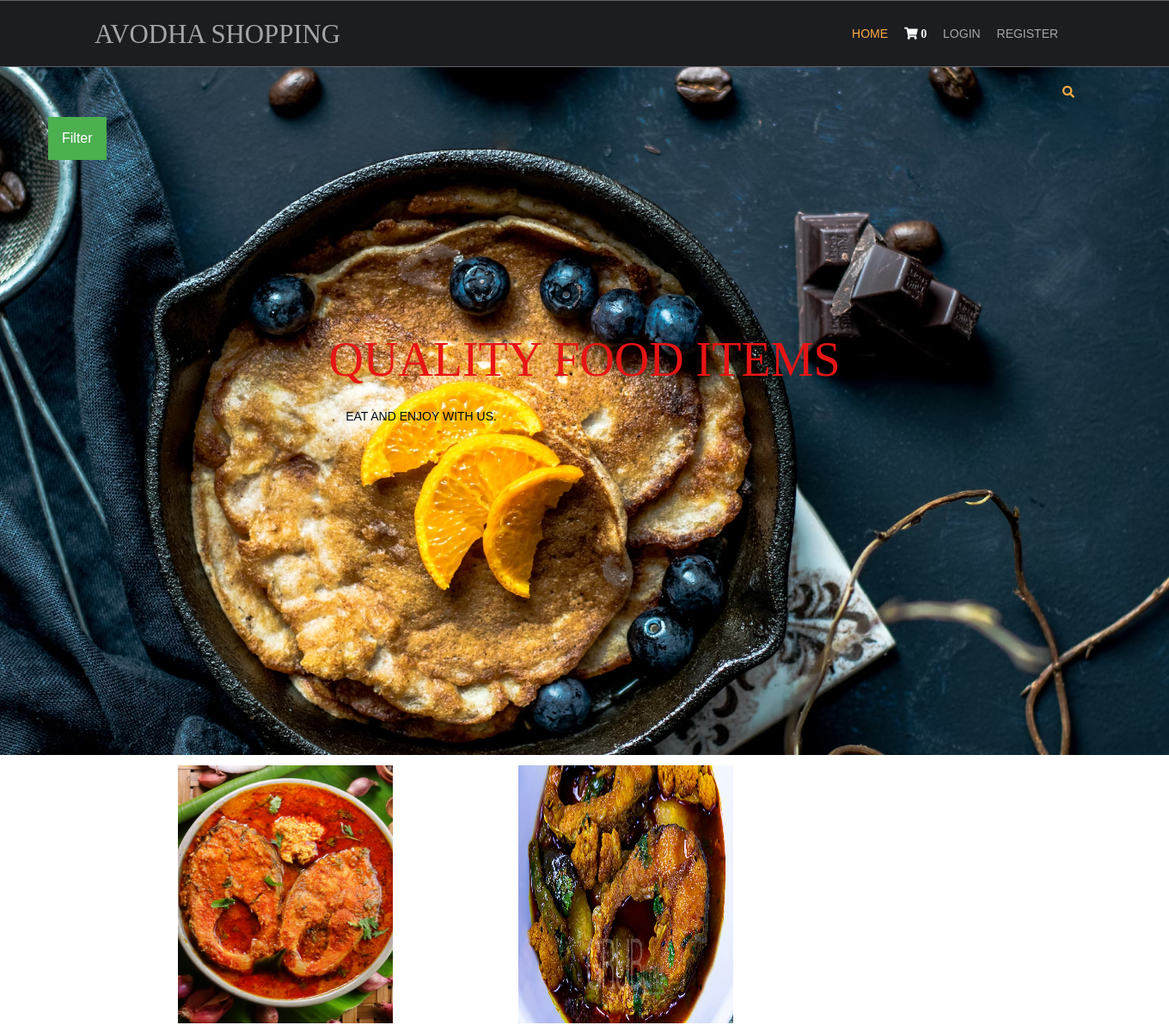
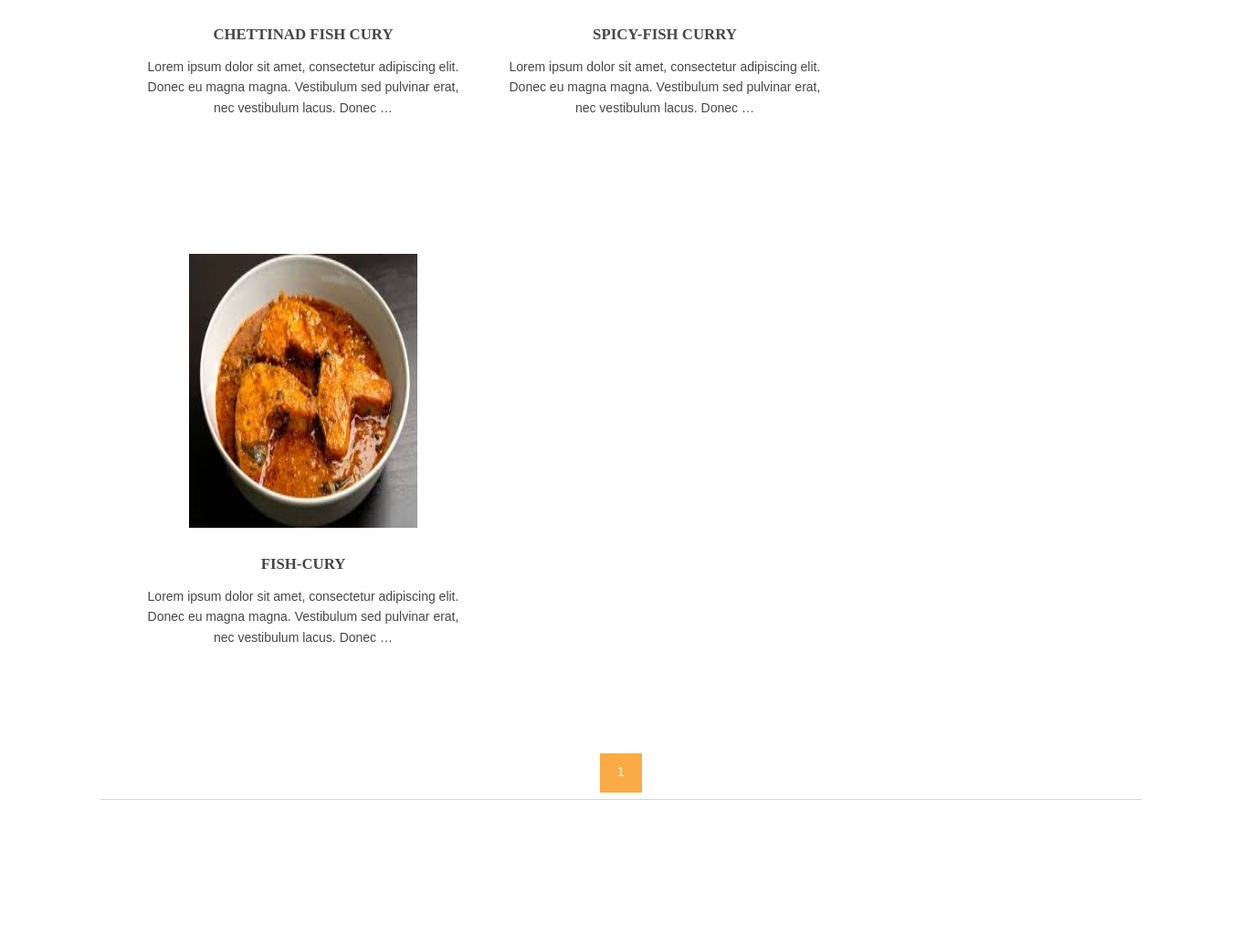
Page /fish-recipes/ on the committed database (2 pictures, top to bottom).
### shop/models.py (models this page shows, shortened)
class products(models.Model):
    name=models.CharField(max_length=150,unique=True)
    slug=models.SlugField(max_length=250,unique=True)
    img=models.ImageField(upload_to='product')
    desc=models.TextField()
    stock=models.IntegerField()
    available=models.BooleanField()
    price=models.IntegerField()
    category=models.ForeignKey(categ,on_delete=models.CASCADE)
    def get_url(self):
        return reverse('details',args=[self.category.slug,self.slug])

### shop/views.py (the view)
# urls.py: 2. Add a URL to urlpatterns:  path('', views.home, name='home')
def home(request,c_slug=None):
    c_page=None
    prodt=None
    if c_slug!=None:
        c_page=get_object_or_404(categ,slug=c_slug)
        prodt=products.objects.filter(category=c_page,available=True)
    else:
        prodt=products.objects.all().filter(available=True)
    cat=categ.objects.all()
    paginator=Paginator(prodt,6)
    try:
        page=int(request.GET.get('page',1))
    except:
        page=1
    try:
        pro=paginator.page(page)
    except(EmptyPage,InvalidPage):
        pro=paginator.page(paginator.num_pages)
    return render(request,'index.html',{'pr':prodt,'ct':cat,'pg':pro})

### cart/context_processor.py (called while the page is built)
def count(request):
    item_count=0;
    if 'admin' in request.path:
        return{}
    else:
        try:
            ct=cartlist.objects.filter(cart_id=c_id(request))
            cti=items.objects.all().filter(cart=ct[:1])
            for c in cti:
                item_count+=c.quan
        except cartlist.ObjectDoesNotExist:
            item_count=0
        return dict(itc=item_count)

### cart/views.py (called while the page is built)
def c_id(request):
    ct_id=request.session.session_key
    if not ct_id:
        ct_id=request.session.create()
    return ct_id

### shop/models.py (called while the page is built)
    def get_url(self):
        return reverse('prod_cat',args=[self.slug])

### templates/index.html (shortened to what this page needs)
{% extends 'base.html' %}
{% load static %}
{% block content %}
<html lang="">
<head>
<link href="{% static 'hm/layout/styles/layout.css' %}" rel="stylesheet" type="text/css" media="all">
</head>
<body id="top">
<div class="abcd"  style="background-image:url({% static 'hm/images/demo/backgrounds/bc.jpg' %});">
  <div class="wrapper row0">
    <div id="topbar" class="hoc clear">
      <div class="fl_right">
        <ul class="nospace">
          <li id="searchform">
          </li>
        </ul>
    </div>
   </div>
<div class="dropdown">
  <button class="dropbtn">Filter</button>
</div>
    </div>
  <div id="pageintro" class="hoc clear">
    <article>
      <h2 class="heading" style="color: rgb(231, 21, 21);">Quality food items</h2>
      <p style="color: rgb(1, 9, 20); text-align: left;">EAT AND ENJOY WITH US.</p>
    </article>
  </div>
</div>
<div class="wrapper row3">
  <main class="hoc container clear">
    <section id="introblocks">
      <ul class="nospace group btmspace-80">
        {% for i in pg.object_list %}
        <li class="one_third">
          <figure><br>
            <br>
            <br>
            <br>
            <br>
            <a class="imgover" href="{{i.get_url}}"><img src="{{i.img.url}}" alt="" style="height:300;width:250;"></a>
            <figcaption>
              <h6 class="heading">{{i.name}}</h6>
              <p>{{i.desc | truncatewords:20}}</p>
              <br>
            </figcaption>
          </figure>
        </li>
{% endfor %}
      </ul>
    </section>
    <center>
       {% for p in pg.paginator.page_range %}
  <a href="?page={{p}}" class="btn btn-light btn-sun {% if pg.number == p %}active{% endif %}">{{p}}</a>
{% endfor %}
    </center>
    <hr class="btmspace-80">
  </main>
</div>
</body>
</html>
{% endblock %}

### static/hm/layout/styles/layout.css (style rules this page uses)
#topbar { padding:20px 0; font-size:.8rem; text-transform:uppercase; }
#topbar ul li { display:inline-block; margin-right:15px; }
#topbar ul li:last-child { margin-right:0; padding-right:0; border-right:none; }
#topbar #searchform { position:relative; line-height:1; z-index:9999; }
#topbar #searchform::after { display:block; height:18px; line-height:18px; padding:0; font-family:"Font Awesome\ 5 Free"; font-weight:900; font-size:1rem; content:"\f002"; }
#topbar #searchform ::placeholder { text-transform:capitalize; }
#pageintro { padding:200px 0 300px; }
#pageintro article, #pageintro article p { display:block; max-width:75%; margin:0 auto; text-align:center; }
#pageintro article p { max-width:65%; line-height:2rem; }
#pageintro .heading { margin-bottom:20px; font-size:4rem; }
.container { padding:80px 0; }
#introblocks { display:block; position:relative; margin:-180px 0 0 0; z-index:1; text-align:center; }
#introblocks figure figcaption { display:block; padding:30px 0 0 0; text-align:center; }
#introblocks figure figcaption .heading { font-size:1.2rem; font-weight:700; margin-bottom:0; }
*, *::before, *::after { transition:all .3s ease-in-out; }
body { color:#A5A6AA; background-color:#1C1D21; }
a { color:#FBAB45; }
hr, .borderedbox { border-color:#D7D7D7; }
.btn, .btn.inverse:hover { color:#FFFFFF; background-color:#FBAB45; border-color:#FBAB45; }
.imgover, .imgover:hover::after { color:#FFFFFF; }
.row3 { color:#474747; background-color:#FFFFFF; }
#topbar #searchform { color:#FBAB45; }
#pageintro { color:#FFFFFF; }
@media screen and (min-width:1140px) { .hoc { max-width:1140px; } }

### static/hm/layout/styles/framework.css (style rules this page uses)
html { overflow-y:scroll; overflow-x:hidden; }
html, body { margin:0; padding:0; font-size:14px; line-height:1.6em; }
*, *::before, *::after { box-sizing:border-box; }
.nospace { margin:0; padding:0; list-style:none; }
.btn { display:inline-block; padding:8px 18px 10px; text-transform:uppercase; border:1px solid; }
.clear, .group { display:block; }
.clear::before, .clear::after, .group::before, .group::after { display:table; content:""; }
.clear, .clear::after, .group, .group::after { clear:both; }
a { outline:none; text-decoration:none; }
.fl_right, .imgr { float:right; }
img { width:auto; max-width:100%; height:auto; margin:0; padding:0; border:none; line-height:normal; vertical-align:middle; }
.imgover { display:inline-block; position:relative; max-width:100%; }
.imgover::before, .imgover::after { display:block; position:absolute; content:""; text-align:center; opacity:0; }
.imgover::before { top:0; right:0; bottom:0; left:0; }
.imgover::after { top:50%; left:50%; width:50px; height:50px; line-height:50px; margin:-25px 0 0 -25px; font-family:"Font Awesome\ 5 Free"; font-weight:900; content:"\f067"; font-size:28px; }
body, input, textarea, select { font-family:Verdana, Geneva, sans-serif; }
h1, h2, h3, h4, h5, h6, .heading { font-family:Georgia, "Times New Roman", Times, serif; }
label, input, textarea, select, button { display:block; resize:none; outline:none; color:inherit; font-size:inherit; font-family:inherit; vertical-align:middle; }
::placeholder { opacity:1; }
h1, h2, h3, h4, h5, h6, .heading { margin:0 0 20px 0; font-size:1.4rem; line-height:normal; font-weight:normal; text-transform:uppercase; }
hr { display:block; width:100%; height:1px; border:solid; border-width:1px 0 0 0; }
.wrapper { display:block; position:relative; width:100%; margin:0; padding:0; text-align:left; word-wrap:break-word; }
.hoc { display:block; margin:0 auto; }
address, article, aside, figcaption, figure, footer, header, main, nav, section { display:block; margin:0; padding:0; }
.one_half, .one_third, .two_third, .one_quarter, .two_quarter, .three_quarter { display:inline-block; float:left; margin:0 0 0 4.21052%; list-style:none; }
.one_third { width:30.52631%; }
.btmspace-80 { margin-bottom:80px; }

### templates/index.html (style rules this page uses)
.dropbtn { background-color: #4CAF50; color: white; padding: 16px; font-size: 16px; border: none; cursor: pointer; }
.dropdown { position: relative; display: inline-block; padding-left: 56px; }
.abcd { height: 100%; width: 100%; background-position: center; background-repeat: no-repeat; background-size: cover; }

### rows in the picture
products: img (picture), name "CHETTINAD FISH CURY", desc "Lorem ipsum dolor sit amet, consectetur adipiscing elit. Donec eu magna magna. Vestibulum sed pulvinar erat, nec vestibulum lacus. Donec …"
products: img (picture), name "SPICY-FISH CURRY", desc "Lorem ipsum dolor sit amet, consectetur adipiscing elit. Donec eu magna magna. Vestibulum sed pulvinar erat, nec vestibulum lacus. Donec …"
products: img (picture), name "FISH-CURY", desc "Lorem ipsum dolor sit amet, consectetur adipiscing elit. Donec eu magna magna. Vestibulum sed pulvinar erat, nec vestibulum lacus. Donec …"

### other values in the picture
{{ itc }} "0"
{{ p }} "1"
